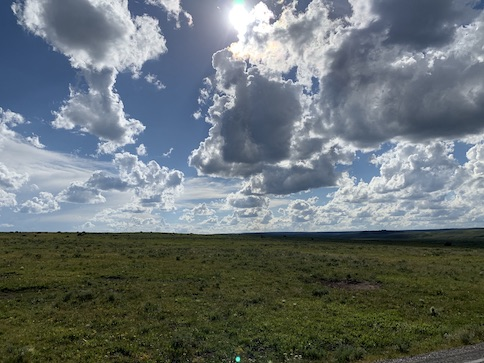
#> input picture yellowstone.jpg, 484 x 363 px
$ jupyter execute matching-historgram.ipynb   (older library calls are emulated)
#> lines starting #> are read from the running program, lines starting #| are printed output that depends on the picture
Import packages

[cell 1]
# import the necessary packages
from skimage import exposure
import matplotlib.pyplot as plt
import argparse
import cv2

Function to display images in jupyter

[cell 2]
def plt_imshow(title, image):
    # convert the image frame BGR to RGB color space and display it
	image = cv2.cvtColor(image, cv2.COLOR_BGR2RGB)
	plt.imshow(image)
	plt.title(title)
	plt.grid(False)
	plt.show()

Implement histogram matching

[cell 3]
# # construct the argument parser and parse the arguments
# ap = argparse.ArgumentParser()
# ap.add_argument("-s", "--source", required=True,
# 	help="path to the input source image")
# ap.add_argument("-r", "--reference", required=True,
# 	help="path to the input reference image")
# args = vars(ap.parse_args())

# since we are using Jupyter Notebooks we can replace our argument
# parsing code with *hard coded* arguments and values
args = {
    "source": "../yellowstone.jpg",
    "reference": "../yellowstone-grand-can.jpg"
}

[cell 4]
# load the source and reference images
print("[INFO] loading source and reference images...")
src = cv2.imread(args["source"])
#> src is the input picture: shape (363, 484, 3); mean B, G, R 114.6, 113.3, 104.4
ref = cv2.imread(args["reference"])
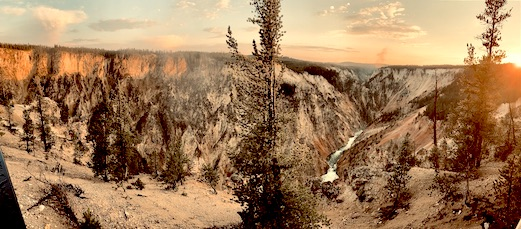
#> input picture yellowstone-grand-can.jpg, 521 x 229 px
#> ref is the input picture: shape (229, 521, 3); mean B, G, R 87.7, 121.6, 157.5

# determine if we are performing multichannel histogram matching
# and then perform histogram matching itself
print("[INFO] performing histogram matching...")
multi = True if src.shape[-1] > 1 else False
#> multi = True
matched = exposure.match_histograms(src, ref, multichannel=multi)
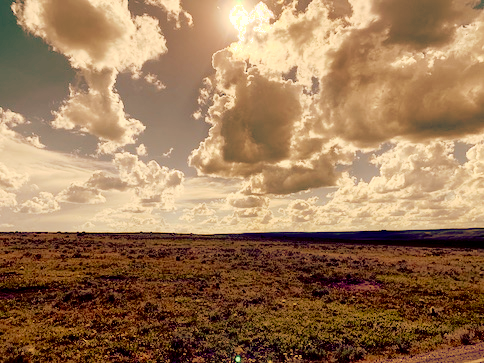
#> matched: shape (363, 484, 3); mean B, G, R 87.5, 121.4, 157.3

# show the output images
plt_imshow("Source", src)
plt_imshow("Reference", ref)
plt_imshow("Matched", matched)

[cell 5]
# construct a figure to display the histogram plots for each channel
# before and after histogram matching was applied
(fig, axs) =  plt.subplots(nrows=3, ncols=3, figsize=(8, 8))

# loop over our source image, reference image, and output matched
# image
for (i, image) in enumerate((src, ref, matched)):
	# convert the image from BGR to RGB channel ordering
	image = cv2.cvtColor(image, cv2.COLOR_BGR2RGB)

	# loop over the names of the channels in RGB order
	for (j, color) in enumerate(("red", "green", "blue")):
		# compute a histogram for the current channel and plot it
		(hist, bins) = exposure.histogram(image[..., j],
			source_range="dtype")
		axs[j, i].plot(bins, hist / hist.max())

		# compute the cumulative distribution function for the
		# current channel and plot it
		(cdf, bins) = exposure.cumulative_distribution(image[..., j])
		axs[j, i].plot(bins, cdf)

		# set the y-axis label of the current plot to be the name
		# of the current color channel
		axs[j, 0].set_ylabel(color)
#> this loop made 3 passes

# set the axes titles
axs[0, 0].set_title("Source")
axs[0, 1].set_title("Reference")
axs[0, 2].set_title("Matched")
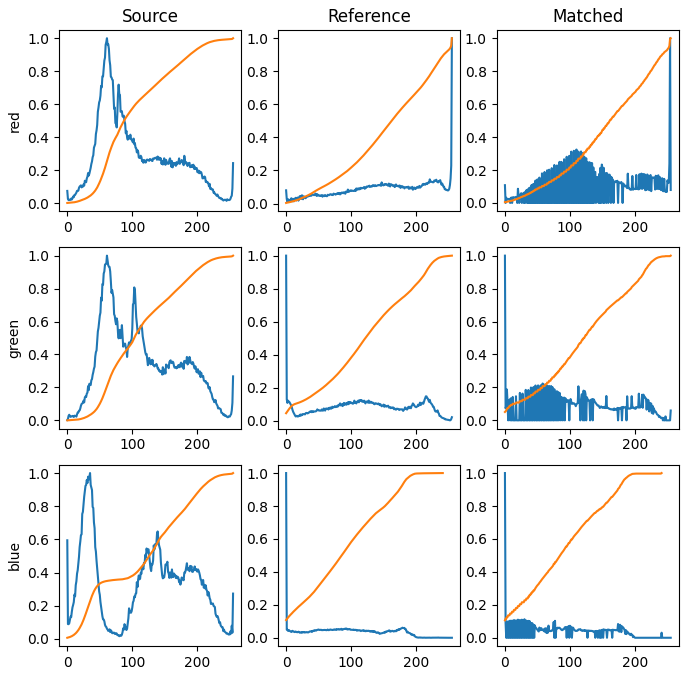
#> figure drawn by matplotlib, 9 panels; panel 1: curve peaks at x = 61, y = 1; panel 1: curve peaks at x = 255, y = 1; panel 2: curve peaks at x = 255, y = 1; panel 2: curve peaks at x = 255, y = 1
